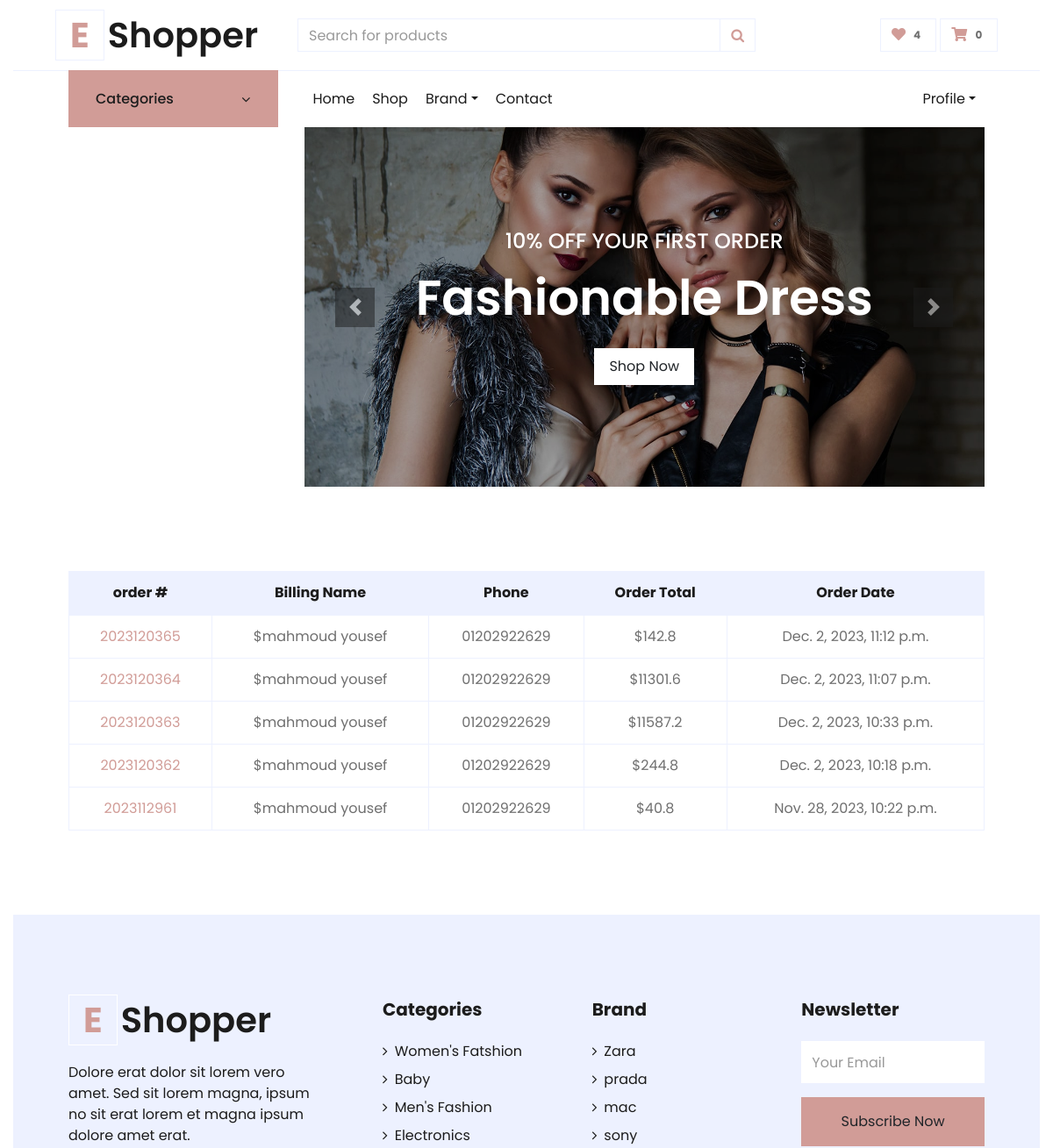
The page /accounts/orders/ (signed in, upper part) on the database as committed earlier.
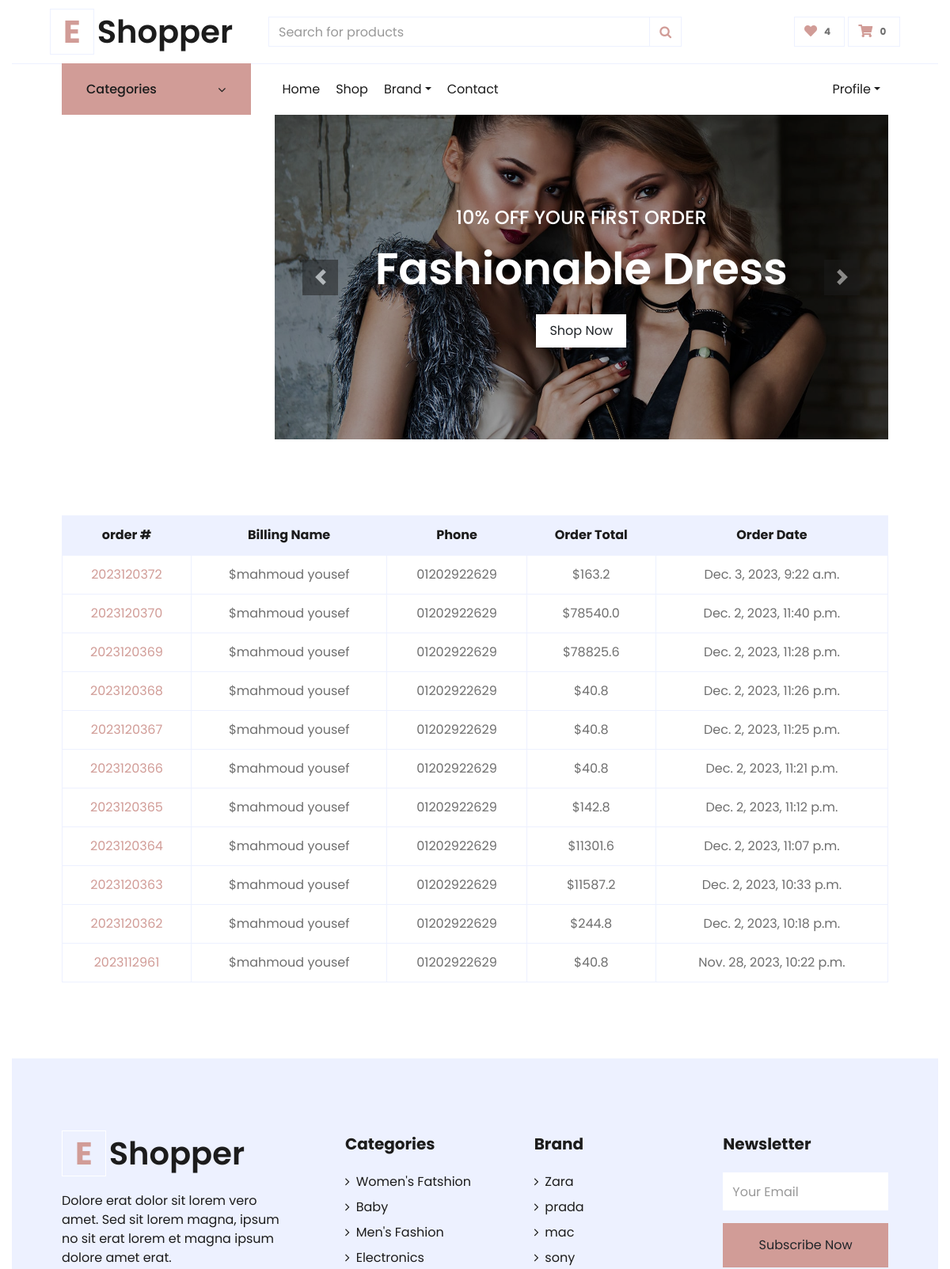
The same page on the database as committed later.
### settings/models.py (models this page shows, shortened)
class Info(models.Model):
    site_name = models.CharField( max_length=50)
    description = models.TextField(max_length=1000)
    phone = models.CharField( max_length=30 , null=True, blank=True)
    email = models.EmailField( max_length=254 , null=True, blank=True)
    address = models.CharField( max_length=50 , null=True, blank=True)
    image = models.ImageField(upload_to='settings/', null=True, blank=True )
    fb_link = models.URLField( max_length=200)
    twitter_link = models.URLField( max_length=200)
    instagram_link = models.URLField( max_length=200)

class Brand(models.Model):
    BRDName = models.CharField(max_length=40)
    image = models.ImageField(upload_to='product/',blank=True, null=True)
    BRDDesc = models.TextField(blank=True, null=True)
    class Meta:
        verbose_name = _("Brand")
        verbose_name_plural = _("Brands")
    def __str__(self):
        return self.BRDName

### orders/models.py (models this page shows, shortened)
class Order(models.Model):
    STATUS = (
        ('New','New'),
        ('Accepted','Accepted'),
        ('Completed','Completed'),
        ('Cancelled','Cancelled'),
    )
    user = models.ForeignKey(User, on_delete=models.SET_NULL , null=True)
    payment = models.ForeignKey(Payment,  on_delete=models.SET_NULL ,blank=True , null=True)
    order_number = models.CharField(max_length=50)
    first_name = models.CharField(max_length=50)
    last_name = models.CharField(max_length=50)
    phone = models.CharField(max_length=50)
    zip_code = models.CharField(max_length=50,blank=True)
    email = models.EmailField( max_length=254)
    address_line_1 = models.CharField( max_length=50)
    address_line_2 = models.CharField( max_length=50 , blank=True)
    country = models.CharField( max_length=50 )
    state = models.CharField( max_length=50 )
    city = models.CharField( max_length=50 )
    order_note = models.CharField( max_length=1000 , blank=True)
    order_total = models.FloatField()
    tax = models.FloatField()
    status = models.CharField(choices=STATUS,default='New' , max_length=15)
    ip = models.CharField(max_length=50  ,blank=True)
    is_orderd = models.BooleanField(default=False)
    created_at = models.DateTimeField( auto_now_add=True)
    updated_at = models.DateTimeField(auto_now=True)
    def full_name(self):
        return f'{self.first_name} {self.last_name}'

### product/models.py (models this page shows)
class ProductCategory(models.Model):
    name = models.CharField(max_length=60)
    image = models.ImageField(upload_to='categoryimages/')
    def __str__(self):
        return self.name

### accounts/views.py (the view)
# urls.py: path('orders/' , views.orders , name='orders'),
def orders(request):
    orders = Order.objects.filter(user=request.user,is_orderd=True).order_by('-created_at')
    context = {
        'orders':orders,
    }
    return render(request,'profile/orders.html',context)

### accounts/favourite_context.py (called while the page is built)
def counter(request):
    product_count = 0
    if request.user.is_authenticated:
        if 'admin' in request.path:
            return{}
        else :
            try :
                user_favourites = Product.objects.filter(like=request.user)
                product_count = user_favourites.count()
            except Product.DoesNotExist:
                product_count=0
    return dict(product_count=product_count)

### carts/cart_context.py (called while the page is built)
def counter(request):
    cart_count = 0
    if 'admin' in request.path:
        return{}
    else :
        try :
            cart = Cart.objects.filter(cart_id=_cart_id(request))
            if request.user.is_authenticated:
                cart_items= CartItem.objects.all().filter(user=request.user)
            else:
                cart_items = CartItem.objects.all().filter(cart=cart[:1])
            for cart_item in cart_items:
                cart_count+=cart_item.quantity
        except Cart.DoesNotExist:
            cart_count=0
    return dict(cart_count=cart_count)

### carts/views.py (called while the page is built)
def _cart_id(request):
    cart = request.session.session_key
    if not cart:
        cart = request.session.create()
    return cart

### accounts/templates/profile/orders.html
     {% extends 'base.html' %}
     {% load static %}
     {% block body %}
    <div class="container-fluid pt-5">
        <div class="row px-xl-5">
            <div class="col-lg-12 table-responsive mb-5">
                <table class="table table-bordered text-center mb-0">
                    <thead class="bg-secondary text-dark">
                        <tr>
                            <th>order #</th>
                            <th>Billing Name</th>
                            <th>Phone</th>
                            <th>Order Total</th>
                            <th>Order Date</th>
                        </tr>
                    </thead>
                    <tbody class="align-middle">
                        {% for order in orders %}
                        <tr>
                            <td class="align-middle"><a href="{% url 'accounts:order_detail' order.order_number %}">{{order.order_number}}</a></td>
                            <td class="align-middle">${{order.full_name}}</td>
                            <td class="align-middle">
                                {{order.phone}}
                            </td>
                            <td class="align-middle">${{order.order_total}}</td>
                            <td class="align-middle">{{order.created_at}}</td>
                        </tr>
                         {% endfor %}
                    </tbody>
                </table>
            </div>
        </div>
    </div>
     {% endblock %}

### templates/base.html (shortened to what this page needs)
{% load static %}
<!DOCTYPE html>
<html lang="en">
<head>
    <link href="https://cdnjs.cloudflare.com/ajax/libs/font-awesome/5.10.0/css/all.min.css" rel="stylesheet">
    <link rel="stylesheet" href="https://cdnjs.cloudflare.com/ajax/libs/font-awesome/4.7.0/css/font-awesome.min.css">
    <link href="{% static 'lib4/owlcarousel/assets/owl.carousel.min.css'%}" rel="stylesheet">
    <link href="{% static 'css4/style.css'%}" rel="stylesheet">
    <link href="{% static 'css4/review.css'%}" rel="stylesheet">
    <link href="{% static 'css4/custom.css'%}" rel="stylesheet">
</head>
<body>
    <div class="container-fluid">
        <div class="row align-items-center py-3 px-xl-5">
            <div class="col-lg-3 d-none d-lg-block">
                <a href="/" class="text-decoration-none">
                    <h1 class="m-0 display-5 font-weight-semi-bold"><span
                            class="text-primary font-weight-bold border px-3 mr-1">E</span>{{myfooter.site_name}}</h1>
                </a>
            </div>
            <div class="col-lg-6 col-6 text-left">
                <form action="{% url 'product:search' %}" method="GET">
                    <div class="input-group">
                        <input type="text" name="q" class="form-control" placeholder="Search for products">
                        <div class="input-group-append">
                            <span class="input-group-text bg-transparent text-primary">
                                <i class="fa fa-search"></i>
                            </span>
                        </div>
                    </div>
                </form>
            </div>
            {% if user.is_authenticated %}
            <div class="col-lg-3 col-6 text-right">
                <a href="{% url 'accounts:user_favourites' %}" class="btn border">
                    <i class="fas fa-heart text-primary"></i>
                    <span class="badge">{{product_count}}</span>
                </a>
                {% endif %}
                <a href="{% url 'carts:cart'%}" class="btn border">
                    <i class="fas fa-shopping-cart text-primary"></i>
                    <span class="badge">{{cart_count}}</span>
                </a>
            </div>
        </div>
        <div class="container-fluid mb-5">
            <div class="row border-top px-xl-5">
                <div class="col-lg-3 d-none d-lg-block">
                    <a class="btn shadow-none d-flex align-items-center justify-content-between bg-primary text-white w-100"
                        data-toggle="collapse" href="#navbar-vertical"
                        style="height: 65px; margin-top: -1px; padding: 0 30px;">
                        <h6 class="m-0">Categories</h6>
                        <i class="fa fa-angle-down text-dark"></i>
                    </a>
                </div>
                <div class="col-lg-9">
                    <nav class="navbar navbar-expand-lg bg-light navbar-light py-3 py-lg-0 px-0">
                        <div class="collapse navbar-collapse justify-content-between" id="navbarCollapse">
                            <div class="navbar-nav mr-auto py-0">
                                <a href="/" class="nav-item nav-link ">Home</a>
                                <a href="{% url 'product:product_list'%}" class="nav-item nav-link">Shop</a>
                                <div class="nav-item dropdown">
                                    <a href="#" class="nav-link dropdown-toggle " data-toggle="dropdown">Brand</a>
                                </div>
                                <a href="{% url 'settings:contact'%}" class="nav-item nav-link">Contact</a>
                            </div>
                            <div class="navbar-nav ml-auto py-0">
                                {% if request.user.is_authenticated %}
                                <div class="nav-item dropdown">
                                    <a href="#" class="nav-link dropdown-toggle" data-toggle="dropdown">Profile</a>
                                </div>
                                {% endif %}
                            </div>
                        </div>
                    </nav>
                    <div id="header-carousel" class="carousel slide" data-ride="carousel">
                        <div class="carousel-inner">
                            <div class="carousel-item active" style="height: 410px;">
                                <img class="img-fluid" src="{% static 'img4/carousel-1.jpg'%}" alt="Image">
                                <div
                                    class="carousel-caption d-flex flex-column align-items-center justify-content-center">
                                    <div class="p-3" style="max-width: 700px;">
                                        <h4 class="text-light text-uppercase font-weight-medium mb-3">10% Off Your First
                                            Order</h4>
                                        <h3 class="display-4 text-white font-weight-semi-bold mb-4">Fashionable Dress
                                        </h3>
                                        <a href="{%url 'product:product_list'%}" class="btn btn-light py-2 px-3">Shop
                                            Now</a>
                                    </div>
                                </div>
                            </div>
                        </div>
                        <a class="carousel-control-prev" href="#header-carousel" data-slide="prev">
                            <div class="btn btn-dark" style="width: 45px; height: 45px;">
                                <span class="carousel-control-prev-icon mb-n2"></span>
                            </div>
                        </a>
                        <a class="carousel-control-next" href="#header-carousel" data-slide="next">
                            <div class="btn btn-dark" style="width: 45px; height: 45px;">
                                <span class="carousel-control-next-icon mb-n2"></span>
                            </div>
                        </a>
                    </div>
                </div>
            </div>
        </div>
        {% block body %}
        {% endblock body %}
        <div class="container-fluid bg-secondary text-dark mt-5 pt-5">
            <div class="row px-xl-5 pt-5">
                <div class="col-lg-4 col-md-12 mb-5 pr-3 pr-xl-5">
                    <a href="/" class="text-decoration-none">
                        <h1 class="mb-4 display-5 font-weight-semi-bold"><span
                                class="text-primary font-weight-bold border border-white px-3 mr-1">E</span>{{myfooter.site_name}}
                        </h1>
                    </a>
                    <p>{{myfooter.description}}</p>
                </div>
                <div class="col-lg-8 col-md-12">
                    <div class="row">
                        <div class="col-md-4 mb-5">
                            <h5 class="font-weight-bold text-dark mb-4">Categories</h5>
                            <div class="d-flex flex-column justify-content-start">
                                {% for category in categories_footer %}
                                <a class="text-dark mb-2" href="{% url 'product:product_by_category' category %}"><i
                                        class="fa fa-angle-right mr-2"></i>{{category}}</a>
                                {% endfor %}
                            </div>
                        </div>
                        <div class="col-md-4 mb-5">
                            <h5 class="font-weight-bold text-dark mb-4">Brand</h5>
                            <div class="d-flex flex-column justify-content-start">
                                {% for brand in brands_footer  %}
                                <a class="text-dark mb-2" href="{%url 'product:product_by_brand' brand%}"><i
                                        class="fa fa-angle-right mr-2"></i>{{brand}}</a>
                                {% endfor %}
                            </div>
                        </div>
                        <div id="main_form_div" class="col-md-4 mb-5">
                            <h5 class="font-weight-bold text-dark mb-4">Newsletter</h5>
                            <form id="newsletters_form" action="{% url 'home:newsletter2' %}" method="POST">
                                <div class="form-group">
                                    <input type="email" name="emailinput" class="form-control border-0 py-4"
                                        placeholder="Your Email" required="required" />
                                </div>
                                <div>
                                    <button class="btn btn-primary btn-block border-0 py-3" type="submit">Subscribe
                                        Now</button>
                                </div>
                            </form>
                        </div>
                    </div>
                </div>
            </div>
        </div>
</body>
</html>

Rows that differ between the two databases and show on the page:
added Order: order_number "2023120372", full_name "mahmoud yousef", phone "01202922629", order_total "163.2", created_at "Dec. 3, 2023, 9:22 a.m."
added Order: order_number "2023120370", full_name "mahmoud yousef", phone "01202922629", order_total "78540.0", created_at "Dec. 2, 2023, 11:40 p.m."
added Order: order_number "2023120369", full_name "mahmoud yousef", phone "01202922629", order_total "78825.6", created_at "Dec. 2, 2023, 11:28 p.m."
added Order: order_number "2023120368", full_name "mahmoud yousef", phone "01202922629", order_total "40.8", created_at "Dec. 2, 2023, 11:26 p.m."
added Order: order_number "2023120367", full_name "mahmoud yousef", phone "01202922629", order_total "40.8", created_at "Dec. 2, 2023, 11:25 p.m."
added Order: order_number "2023120366", full_name "mahmoud yousef", phone "01202922629", order_total "40.8", created_at "Dec. 2, 2023, 11:21 p.m."
